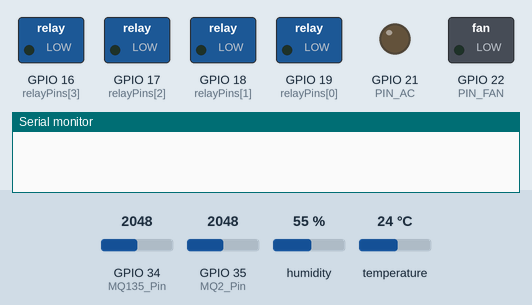
Recording of a sketch running on a simulated ESP32. Shown: switched loads named in the sketch (green lamp = pin HIGH), output pins drawn as LEDs (lit = HIGH), the last lines printed to the serial monitor. Inputs (shaded band) come from the test bench; at power-on: temperature 24 °C, GPIO 34 (MQ135_Pin) = 2048, GPIO 35 (MQ2_Pin) = 2048, humidity 55 %. WiFi joins after 1.5 s; servers stay silent unless stated; random numbers use the default seed unless the sketch sets one; no MQTT or app messages arrive unless stated.

Above: at 0.0 s.
At 12.8 s:
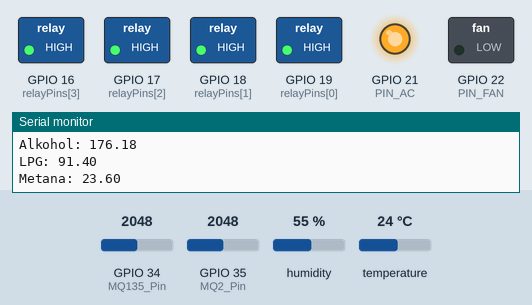
12.9 s: temperature set to 34.5 °C
15.8 s: temperature set to 35.8 °C
At 19.1 s:
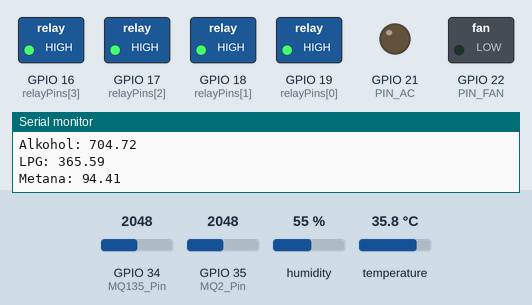
Timing chart, 0 to 20.6 s (numbered marks = the images above; inputs shaded):
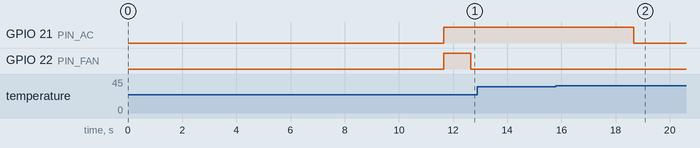

The sketch:

EcoHaven.ino
```cpp
#include <WiFi.h>
#include <WiFiClientSecure.h>
#include <PubSubClient.h>
#include <ArduinoJson.h>
#include <DHT.h>
#include <Wire.h>

//======== DEFINES & CONFIGURATION ========
#define RL           10.0f

#define Ro_MQ135     2.4f
#define MQ135_Pin    34
#define m_NH3        -0.417f
#define b_NH3        0.858f
#define m_CO2        -0.19f
#define b_CO2        0.49f
#define m_CO         -0.247f
#define b_CO         0.804
#define m_Alkohol    -0.301f
#define b_Alkohol    0.603

#define Ro_MQ2       2.7
#define MQ2_Pin      35
#define m_LPG2      -0.26f
#define b_LPG2       0.22f
#define m_Metana2   -0.30f
#define b_Metana2    0.29f

#define DHTPIN 23
#define DHTTYPE DHT22
DHT dht(DHTPIN, DHTTYPE);

const int relayPins[4] = {19,18,17,16};
const int PIN_AC      = 21;
const int PIN_FAN     = 22;

const char* ssid       = "Farhan";
const char* wifi_pass  = "tanyamama";
const char* mqtt_server= "d58d2856910f44d9a1e8ef55cebf8e63.s1.eu.hivemq.cloud";
const int   mqtt_port  = 8883;
const char* mqtt_user  = "Farhan";
const char* mqtt_passw = "Farhan_gaming20";
const char* sensor_topic = "sensors/data";

WiFiClientSecure espClient;
PubSubClient client(espClient);

void callback(char* topic, byte* payload, unsigned int length) {
  StaticJsonDocument<200> doc;
  auto err = deserializeJson(doc, payload, length);
  if (err) {
    Serial.print("JSON parse error: ");
    Serial.println(err.c_str());
    return;
  }
  int relayIndex = doc["relay"].as<int>() - 1;
  const char* state = doc["state"];
  Serial.printf("CMD relay %d -> %s\n", relayIndex, state);
  if (relayIndex >= 0 && relayIndex < 4) {
    if (strcmp(state, "ON") == 0) {
      digitalWrite(relayPins[relayIndex], LOW);
    }
    else if (strcmp(state, "OFF") == 0) {
      digitalWrite(relayPins[relayIndex], HIGH);
    }
  } else {
    Serial.println("Invalid relay index");
  }
}

//======== VARIABEL MOVING AVERAGE UNTUK SEMUA GAS ========
const int numReadings = 5;
float readingsNH3[numReadings];   int idxNH3 = 0;   float totalNH3 = 0.0f;   float amonia = 0.0f;
float readingsCO2[numReadings];   int idxCO2 = 0;   float totalCO2 = 0.0f;   float co2   = 0.0f;
float readingsCO[numReadings];    int idxCO  = 0;   float totalCO  = 0.0f;   float CO   = 0.0f;
float readingsAlk[numReadings];   int idxAlk = 0;   float totalAlk = 0.0f;   float alkohol = 0.0f;
float readingsLPG2[numReadings];  int idxLPG2 = 0; float totalLPG2 = 0.0f; float lpg    = 0.0f;
float readingsMet2[numReadings];  int idxMet2 = 0; float totalMet2 = 0.0f; float metana = 0.0f;
float suhu = 0.0f;

//========= RTOS TASK HANDLE =========
TaskHandle_t TaskSensor;
TaskHandle_t TaskPublish;
TaskHandle_t TaskControl;

//======== FUNGSI =========

void setup() {
  Serial.begin(115200);
  delay(100);

  dht.begin();

  for (int i = 0; i < numReadings; i++) {
    readingsNH3[i]  = 0.0f;
    readingsCO2[i]  = 0.0f;
    readingsCO[i]   = 0.0f;
    readingsAlk[i]  = 0.0f;
    readingsLPG2[i] = 0.0f;
    readingsMet2[i] = 0.0f;
  }
  totalNH3 = totalCO2 = totalCO = totalAlk = totalLPG2 = totalMet2 = 0.0f;

  for (int t = 1; t <= 10; t++) {
    Serial.print("Warming up sensors: "); Serial.println(t);
    vTaskDelay(1000 / portTICK_PERIOD_MS);  // Gunakan RTOS delay
  }
  Serial.println("Sensor ready.");

  Serial.print("Connecting to Wi-Fi");
  WiFi.begin(ssid, wifi_pass);
  while (WiFi.status() != WL_CONNECTED) {
    vTaskDelay(500 / portTICK_PERIOD_MS);  // Gunakan RTOS delay
    Serial.print(".");
  }
  Serial.println("\nWi-Fi connected");

  espClient.setInsecure();
  client.setServer(mqtt_server, mqtt_port);
  client.setCallback(callback);
  reconnect();

  for (int i = 0; i < 4; i++) {
    pinMode(relayPins[i], OUTPUT);
    digitalWrite(relayPins[i], HIGH);
  }
  pinMode(PIN_AC,  OUTPUT); digitalWrite(PIN_AC,  HIGH);
  pinMode(PIN_FAN, OUTPUT); digitalWrite(PIN_FAN, HIGH);

  // Buat Task
  xTaskCreatePinnedToCore(sensorTask, "SensorTask", 4096, NULL, 1, &TaskSensor, 1);
  xTaskCreatePinnedToCore(publishTask, "PublishTask", 4096, NULL, 1, &TaskPublish, 1);
  xTaskCreatePinnedToCore(controlTask, "ControlTask", 4096, NULL, 1, &TaskControl, 1);
}

void loop() {
  if (!client.connected()) reconnect();
  client.loop();
}

void sensorTask(void * parameter) {
  for(;;) {
    float ratio135 = readSensorRatio(MQ135_Pin, Ro_MQ135);
    float ratio2   = readSensorRatio(MQ2_Pin,   Ro_MQ2);
    suhu      = dht.readTemperature();

    measureNH3     (ratio135);
    measureCO2     (ratio135);
    measureCO      (ratio135);
    measureAlkohol (ratio135);
    measureLPG2    (ratio2);
    measureMetana2 (ratio2);

    vTaskDelay(2000 / portTICK_PERIOD_MS); // 2 detik
  }
}

void publishTask(void * parameter) {
  for(;;) {
    StaticJsonDocument<256> doc;
    doc["lpg"]     = lpg;
    doc["metana"]  = metana;
    doc["CO"]      = CO;
    doc["amonia"]  = amonia;
    doc["alkohol"] = alkohol;
    doc["co2"]     = co2;
    doc["suhu"]    = suhu;

    char buffer[256];
    serializeJson(doc, buffer);
    client.publish(sensor_topic, buffer);
    Serial.print("Published: "); Serial.println(buffer);

    vTaskDelay(5000 / portTICK_PERIOD_MS); // 5 detik
  }
}

void controlTask(void * parameter) {
  for(;;) {
    if (suhu >= 35) {
      digitalWrite(PIN_AC, LOW);
    } else {
      digitalWrite(PIN_AC, HIGH);
    }

    if ( lpg >= 1 || metana >= 1 || CO >= 0.1 || amonia >= 0.01 || alkohol >= 0.01 || co2 >= 0.001) {
      digitalWrite(PIN_FAN, LOW);
    } else {
      digitalWrite(PIN_FAN, HIGH);
    }

    vTaskDelay(1000 / portTICK_PERIOD_MS); // 1 detik
  }
}

void reconnect() {
  while (!client.connected()) {
    String id = "ESP32Client-" + String(random(0xffff), HEX);
    Serial.print("Attempting MQTT connect...");
    if (client.connect(id.c_str(), mqtt_user, mqtt_passw)) {
      Serial.println(" connected");
      client.subscribe("esp32/relay/+");
    } else {
      Serial.print(" failed, rc=");
      Serial.print(client.state());
      Serial.println(" retry in 2s");
      delay(2000);
    }
  }
}

float readSensorRatio(int pin, float Ro) {
  float raw = analogRead(pin);
  float VRL = raw * (3.3f / 4095.0f);
  float RS  = (3.3f / VRL - 1.0f) * RL;
  return RS / Ro;
}

void measureNH3(float ratio) {
  float ppm = powf(10.0f, (log10f(ratio) - b_NH3) / m_NH3);
  totalNH3             -= readingsNH3[idxNH3];
  readingsNH3[idxNH3]   = ppm;
  totalNH3             += ppm;
  idxNH3               = (idxNH3 + 1) % numReadings;
  amonia               = (totalNH3 / numReadings)*10;
  Serial.print("NH3: "); Serial.println(amonia, 2);
}

void measureCO2(float ratio) {
  float ppm = powf(10.0f, (log10f(ratio) - b_CO2) / m_CO2);
  totalCO2             -= readingsCO2[idxCO2];
  readingsCO2[idxCO2]   = ppm;
  totalCO2             += ppm;
  idxCO2               = (idxCO2 + 1) % numReadings;
  co2                  = (totalCO2 / numReadings)*1000000;
  Serial.print("CO2: "); Serial.println(co2, 2);
}

void measureCO(float ratio) {
  float ppm = powf(10.0f, (log10f(ratio) - b_CO) / m_CO);
  totalCO              -= readingsCO[idxCO];
  readingsCO[idxCO]     = ppm;
  totalCO              += ppm;
  idxCO                = (idxCO + 1) % numReadings;
  CO                  = (totalCO / numReadings)*10000;
  Serial.print("CO: "); Serial.println(CO, 2);
}

void measureAlkohol(float ratio) {
  float ppm = powf(10.0f, (log10f(ratio) - b_Alkohol) / m_Alkohol);
  totalAlk             -= readingsAlk[idxAlk];
  readingsAlk[idxAlk]   = ppm;
  totalAlk             += ppm;
  idxAlk               = (idxAlk + 1) % numReadings;
  alkohol              = (totalAlk / numReadings)*1000;
  Serial.print("Alkohol: "); Serial.println(alkohol, 2);
}

void measureLPG2(float ratio) {
  float ppm = powf(10.0f, (log10f(ratio) - b_LPG2) / m_LPG2);
  totalLPG2            -= readingsLPG2[idxLPG2];
  readingsLPG2[idxLPG2] = ppm;
  totalLPG2            += ppm;
  idxLPG2              = (idxLPG2 + 1) % numReadings;
  lpg                  = (totalLPG2 / numReadings)*10000;
  Serial.print("LPG: "); Serial.println(lpg, 2);
}

void measureMetana2(float ratio) {
  float ppm = powf(10.0f, (log10f(ratio) - b_Metana2) / m_Metana2);
  totalMet2            -= readingsMet2[idxMet2];
  readingsMet2[idxMet2] = ppm;
  totalMet2            += ppm;
  idxMet2              = (idxMet2 + 1) % numReadings;
  metana               = (totalMet2 / numReadings)*1000;
  Serial.print("Metana: "); Serial.println(metana, 2);
}
```

Measured:
- the behaviour switches between 34.9 and 35 °C on temperature (found by bisection; images 1 and 2)
- after the input at 15.8 s, GPIO 21 (PIN_AC): HIGH → LOW after 2.9 s
